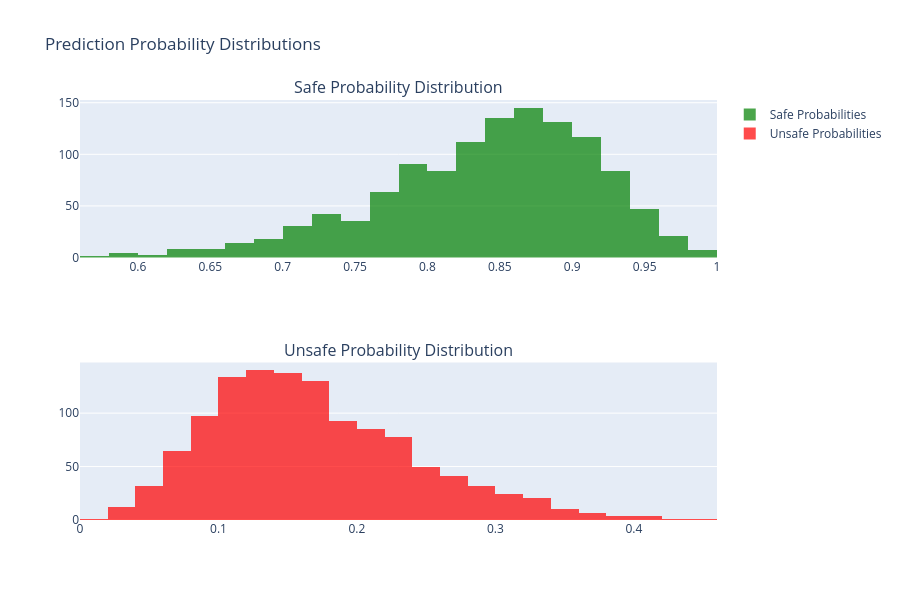

This figure's notebook cell:
### Code cell
import plotly.graph_objects as go
from plotly.subplots import make_subplots

# Get prediction probabilities from the trained model
probabilities = model.predict_proba(X_test)

# Create a DataFrame containing the probabilities and predictions
prob_df = pd.DataFrame({
    'Safe_Probability': probabilities[:, 0],
    'Unsafe_Probability': probabilities[:, 1],
    'Actual': y_test.values,
    'Predicted': y_pred
})

# Create two graphs
fig = make_subplots(
    rows=2,
    cols=1,
    subplot_titles=(
        'Safe Probability Distribution',
        'Unsafe Probability Distribution'
    )
)

# Safe probability
fig.add_trace(
    go.Histogram(
        x=prob_df['Safe_Probability'],
        nbinsx=30,
        name='Safe Probabilities',
        marker_color='green',
        opacity=0.7
    ),
    row=1,
    col=1
)

# Unsafe probability
fig.add_trace(
    go.Histogram(
        x=prob_df['Unsafe_Probability'],
        nbinsx=30,
        name='Unsafe Probabilities',
        marker_color='red',
        opacity=0.7
    ),
    row=2,
    col=1
)

fig.update_layout(
    height=600,
    title_text="Prediction Probability Distributions"
)

fig.show()

### Figure 1 — Plotly figure (JSON) as saved in the notebook; plotly's stock layout.template omitted (floating-point values rounded to 4 significant figures; data arrays with more than 128 entries replaced by an {"elided": "..."} marker saying what was removed)
{"data": [{"marker": {"color": "green"}, "name": "Safe Probabilities", "nbinsx": 30, "opacity": 0.7, "type": "histogram", "x": {"elided": "1200 float values"}, "xaxis": "x", "yaxis": "y"}, {"marker": {"color": "red"}, "name": "Unsafe Probabilities", "nbinsx": 30, "opacity": 0.7, "type": "histogram", "x": {"elided": "1200 float values"}, "xaxis": "x2", "yaxis": "y2"}], "layout": {"annotations": [{"font": {"size": 16}, "showarrow": false, "text": "Safe Probability Distribution", "x": 0.5, "xanchor": "center", "xref": "paper", "y": 1, "yanchor": "bottom", "yref": "paper"}, {"font": {"size": 16}, "showarrow": false, "text": "Unsafe Probability Distribution", "x": 0.5, "xanchor": "center", "xref": "paper", "y": 0.375, "yanchor": "bottom", "yref": "paper"}], "height": 600, "title": {"text": "Prediction Probability Distributions"}, "xaxis": {"anchor": "y", "domain": [0, 1]}, "xaxis2": {"anchor": "y2", "domain": [0, 1]}, "yaxis": {"anchor": "x", "domain": [0.625, 1]}, "yaxis2": {"anchor": "x2", "domain": [0, 0.375]}}}
